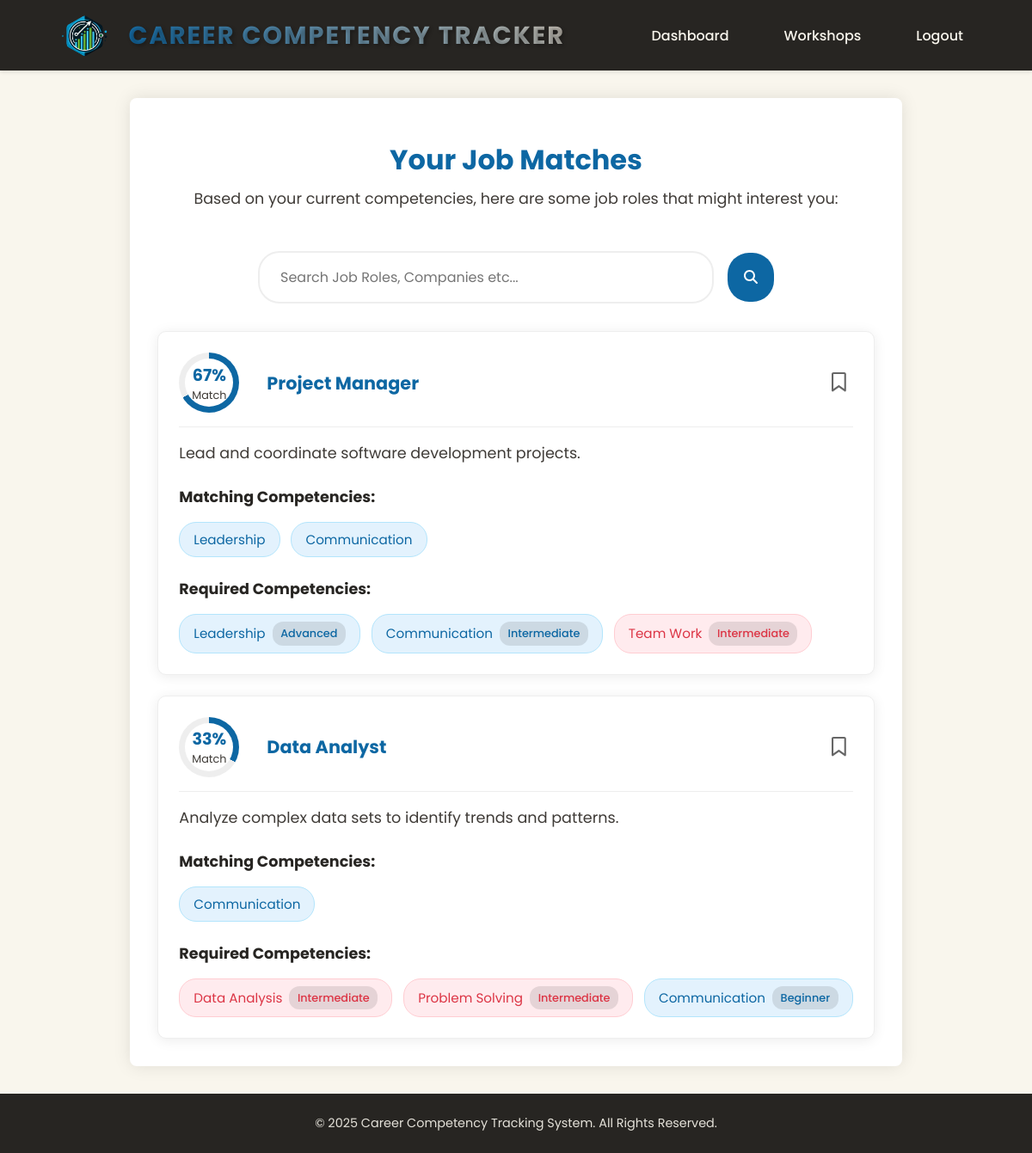
/job-matches (signed in), run on the app's committed database.
### App/models/job_roles.py (models this page shows)
class JobRole(db.Model):
    __tablename__ = 'job_roles'
    jobID = db.Column(db.Integer, primary_key=True)
    jobTitle = db.Column(db.String(100), nullable=False)
    jobDescription = db.Column(db.String(500))
    requiredRank = db.Column(db.Integer, default=1)
    dateAdded = db.Column(db.DateTime, default=datetime.utcnow)
    isActive = db.Column(db.Boolean, default=True)
    competencies = db.relationship('JobCompetency', backref='job_role', lazy=True, cascade='all, delete-orphan')
    def get_required_competencies(self):
        return [(jc.competency.name, jc.requiredRank) for jc in self.competencies if jc.competency]
    def calculate_match_score(self, student_competencies):
        if not student_competencies:
            return 0
        total_matches = 0
        required_competencies = self.get_required_competencies()
        for comp_name, required_rank in required_competencies:
            if comp_name in student_competencies:
                student_rank = student_competencies[comp_name].get('rank', 0)
                if student_rank >= required_rank:
                    total_matches += 1
        if not required_competencies:
            return 0
        return (total_matches / len(required_competencies)) * 100
    @staticmethod
    def get_matching_jobs(student):
        all_jobs = JobRole.query.filter_by(isActive=True).all()
        job_matches = []
        for job in all_jobs:
            match_score = job.calculate_match_score(student.competencies)
            if match_score > 0:  # Only include jobs with some match
                job_matches.append({
                    'job': job,
                    'score': match_score,
                    'matching_competencies': [
                        comp for comp, rank in job.get_required_competencies()
                        if comp in student.competencies and
                        student.competencies[comp].get('rank', 0) >= rank
                    ]
                })
        return sorted(job_matches, key=lambda x: x['score'], reverse=True)

### App/models/competency.py (models this page shows, shortened)
class Competency(db.Model):
    __tablename__ = 'competencies'
    id = db.Column(db.Integer, primary_key=True)
    name = db.Column(db.String(100), nullable=False)
    description = db.Column(db.String(500))
    created_at = db.Column(db.DateTime, default=datetime.utcnow)
    student_competencies = db.relationship('StudentCompetency', back_populates='competency', lazy=True, cascade='all, delete-orphan')

### App/views/dashboard.py (the view)
@dashboard_views.route('/job-matches')
@login_required
def job_matches():
    if current_user.user_type != 'student':
        flash('Only students can view job matches.', 'error')
        return redirect(url_for('dashboard_views.dashboard'))
    try:
        create_sample_jobs()
        student = Student.get_by_id(current_user.id)
        if not student:
            flash('Student account not found.', 'error')
            return redirect(url_for('dashboard_views.dashboard'))
        job_matches = JobRole.get_matching_jobs(student)
        return render_template('Html/jobMatches.html',
                             job_matches=job_matches,
                             user=student)
    except Exception as e:
        print(f"Error loading job matches: {e}")
        import traceback
        traceback.print_exc()
        flash('Error loading job matches.', 'error')
        return redirect(url_for('dashboard_views.dashboard'))

### App/models/student.py (called while the page is built, shortened)
    @property
    def competencies(self):
        return self._competencies

    @classmethod
    def get_by_id(cls, id):
        return cls.query.get(id)

### App/templates/Html/jobMatches.html (shortened to what this page needs)
<!DOCTYPE html>
<html lang="en">
<head>
    <link rel="stylesheet" href="{{ url_for('static', filename='Css/jobMatches.css') }}">
</head>
<body>
    <header>
        <div class="logo">
            <img src="{{ url_for('static', filename='Images/logo.png') }}" alt="Logo">
            <h1>Career Competency Tracker</h1>
        </div>
        <nav>
            <ul>
                <li><a href="{{ url_for('dashboard_views.dashboard') }}">Dashboard</a></li>
                <li><a href="{{ url_for('dashboard_views.workshops') }}">Workshops</a></li>
                <li><a href="{{ url_for('auth_views.logout_action') }}">Logout</a></li>
            </ul>
        </nav>
    </header>
    <main class="content">
        <section class="page-header">
            <h2>Your Job Matches</h2>
            <p>Based on your current competencies, here are some job roles that might interest you:</p>
        </section>
        <section class="search-section">
            <div class="search-container">
                <input type="text" id="searchBar" class="search-bar" placeholder="Search Job Roles, Companies etc...">
                <button class="search-button"><i class="fas fa-search"></i></button>
            </div>
        </section>
        <section class="jobs-section">
            {% if job_matches %}
                {% for match in job_matches %}
                    <div class="job-card" data-bookmarked="false">
                        <div class="job-header">
                            <div class="match-score">
                                <div class="score-circle" style="--score: {{ match.score }}">
                                    <span>{{ "%.0f"|format(match.score) }}%</span>
                                    <small>Match</small>
                                </div>
                            </div>
                            <span class="job-title">{{ match.job.jobTitle }}</span>
                            <button class="bookmark" onclick="toggleBookmark(this)"><i class="far fa-bookmark"></i></button>
                        </div>
                        <div class="job-content">
                            <p class="job-description">{{ match.job.jobDescription }}</p>
                            <div class="matching-competencies">
                                <h4>Matching Competencies:</h4>
                                <div class="competency-tags">
                                    {% for comp in match.matching_competencies %}
                                        <span class="competency-tag matched">{{ comp }}</span>
                                    {% endfor %}
                                </div>
                            </div>
                            <div class="required-competencies">
                                <h4>Required Competencies:</h4>
                                <div class="competency-tags">
                                    {% for comp, rank in match.job.get_required_competencies() %}
                                        <span class="competency-tag {% if comp in match.matching_competencies %}matched{% else %}unmatched{% endif %}">
                                            {{ comp }}
                                            <span class="rank-badge">
                                                {{ ['Beginner', 'Intermediate', 'Advanced'][rank-1] }}
                                            </span>
                                        </span>
                                    {% endfor %}
                                </div>
                            </div>
                        </div>
                    </div>
                {% endfor %}
            {% else %}
                <div class="no-matches">
                    <i class="fas fa-briefcase"></i>
                    <p>No job matches found. Keep building your competencies!</p>
                </div>
            {% endif %}
        </section>
    </main>
    <footer>
        <p>&copy; 2025 Career Competency Tracking System. All Rights Reserved.</p>
    </footer>
</body>
</html>

### data on the page
JobRole: job.jobTitle "Project Manager", job.jobDescription "Lead and coordinate software development projects."
Competency: name "Leadership", value "Advanced"
Competency: name "Communication", value "Intermediate", value "Beginner"
Competency: name "Team Work", value "Intermediate"
JobRole: job.jobTitle "Data Analyst", job.jobDescription "Analyze complex data sets to identify trends and patterns."
Competency: name "Data Analysis", value "Intermediate"
Competency: name "Problem Solving", value "Intermediate"

### other printed values
{{ "%.0f"|format(match.score) }} "67" "33"
